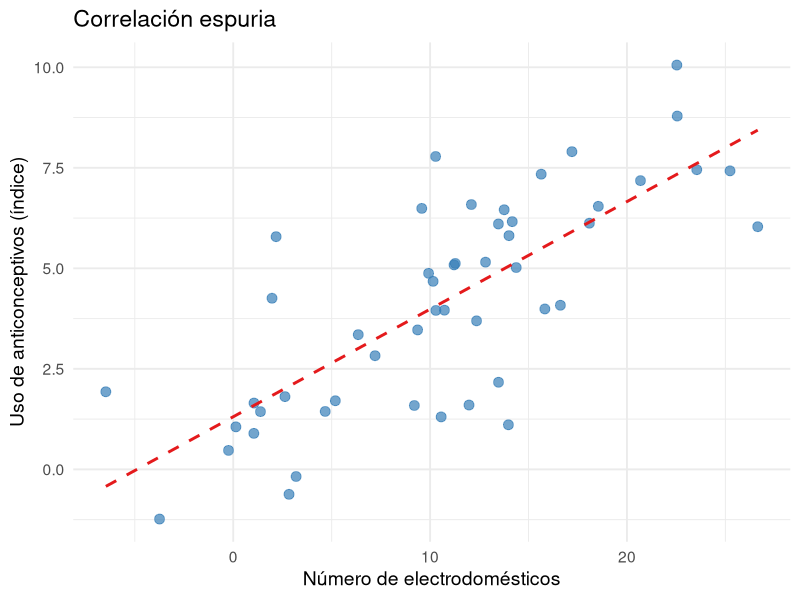
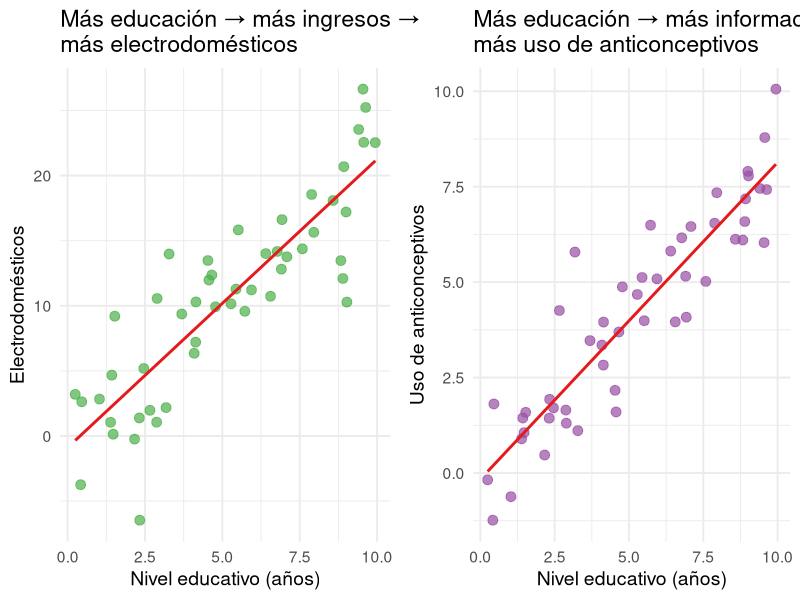

Write R code to recreate these figures, in order.
## ---- chunk 1
#| echo: false
#| fig-width: 10
#| fig-height: 5
#| fig-align: center
install.packages(c("ggplot2", "dplyr", "gridExtra", "ggrepel", "gapminder"))
library(ggplot2)
library(dplyr)

# Crear datos simulados para ilustrar
set.seed(123)
n <- 50
educacion <- runif(n, 0, 10)
ingresos <- educacion * 1000 + rnorm(n, 0, 2000)
electrodomesticos <- ingresos / 500 + rnorm(n, 0, 2)
anticonceptivos <- educacion * 0.8 + rnorm(n, 0, 1)

datos <- data.frame(educacion, ingresos, electrodomesticos, anticonceptivos)

# Gráfico de dispersión electrodomésticos vs anticonceptivos
p1 <- ggplot(datos, aes(x = electrodomesticos, y = anticonceptivos)) +
  geom_point(color = "#377EB8", size = 3, alpha = 0.7) +
  geom_smooth(method = "lm", se = FALSE, color = "#E41A1C", linetype = "dashed") +
  labs(
    title = "Correlación espuria",
    x = "Número de electrodomésticos",
    y = "Uso de anticonceptivos (índice)"
  ) +
  theme_minimal(base_size = 14)

print(p1)
## ---- chunk 2
#| echo: false
#| fig-width: 10
#| fig-height: 5
#| fig-align: center
# Gráfico de educación vs electrodomésticos y educación vs anticonceptivos
p2 <- ggplot(datos, aes(x = educacion, y = electrodomesticos)) +
  geom_point(color = "#4DAF4A", size = 3, alpha = 0.7) +
  geom_smooth(method = "lm", se = FALSE, color = "#E41A1C") +
  labs(
    title = "Más educación → más ingresos →\nmás electrodomésticos",
    x = "Nivel educativo (años)",
    y = "Electrodomésticos"
  ) +
  theme_minimal(base_size = 14)

p3 <- ggplot(datos, aes(x = educacion, y = anticonceptivos)) +
  geom_point(color = "#984EA3", size = 3, alpha = 0.7) +
  geom_smooth(method = "lm", se = FALSE, color = "#E41A1C") +
  labs(
    title = "Más educación → más información →\nmás uso de anticonceptivos",
    x = "Nivel educativo (años)",
    y = "Uso de anticonceptivos"
  ) +
  theme_minimal(base_size = 14)

# Mostrar ambos gráficos en una fila
gridExtra::grid.arrange(p2, p3, ncol = 2)
